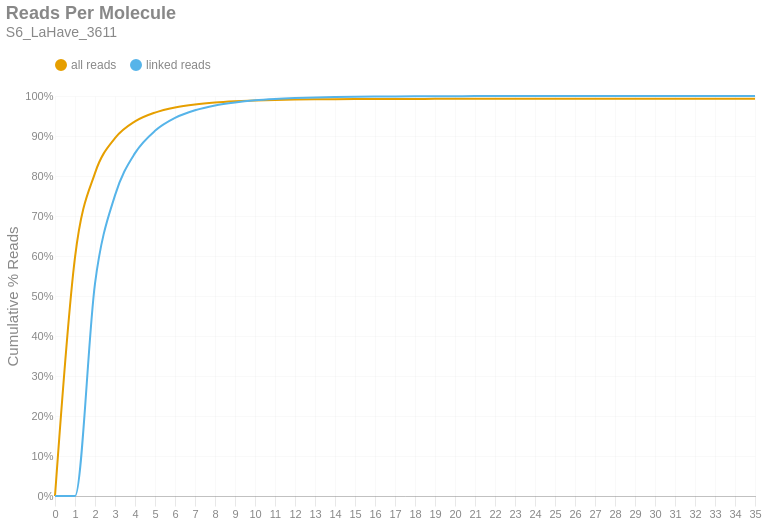

Source (notebook cell):
### Markdown cell above
### Reads per Molecule
This chart shows the cumulative distribution of the number of reads per linked molecule. That is, how many alignments are associated with a unique molecule. This excludes the number of reads associated with invalid or absent linked-read barcodes. The `linked` histogram is the percentages recalculated when disregarding singletons.

### Code cell
if SKIPLR:
    print_html(f"Skipped")
else:
    counts = np.bincount(valids['reads'].cast(pl.Int64).to_numpy())
    weighted = counts * np.arange(len(counts))
    all_perc = weighted / n_reads
    linked_perc = weighted / n_linked_reads
    linked_perc[1] = 0
    binned_df = pl.DataFrame({
        'readsper': list(range(len(counts))),
        'all reads (cumsum)': np.cumsum(all_perc).tolist(),
        'linked reads (cumsum)': np.cumsum(linked_perc).tolist(),
    })

    with SafeRender(binned_df):
        (
            density_plot(binned_df, 'Reads Per Molecule', samplename, 'readspmol')
            .encode(
                x=alt.X('readsper:O', title=None).axis(labelAngle=0).scale(padding=0),
                y=alt.Y('value:Q', title='Cumulative % Reads').axis(format='%').stack(False),
                color=alt.Color("key:N").scale(domain=["all reads", "linked reads"]),
                tooltip=[
                    alt.Tooltip("key:N", title="Data Type"),
                    alt.Tooltip("readsper:O", title="Reads Per Molecule"),
                    alt.Tooltip("value:Q", format=".2%", title="% Reads (Cum.)")
                ]            
            )
        ).display()

### Figure 1 — Vega-Lite specification as saved in the notebook (floating-point values rounded to 4 significant figures)
{"width": "container", "height": 400, "config": {"title": {"anchor": "start", "dy": -15, "fontSize": 18, "color": "#888888", "subtitleColor": "#888888", "subtitleFontSize": 14}, "arc": {"fill": "#0072B2"}, "axis": {"domainColor": "#888888", "domainWidth": 0.5, "gridWidth": 0.2, "grid": false, "titleFontWeight": 400, "titleFontSize": 15, "labelFontSize": 11, "labelColor": "#888888", "tickColor": "#888888", "tickWidth": 0.2, "titleColor": "#888888"}, "axisBand": {"grid": false}, "axisX": {"grid": true, "tickSize": 10, "domainCap": "round"}, "axisY": {"domain": false, "grid": true, "tickSize": 0, "domainCap": "round"}, "background": "transparent", "header": {"labelFontSize": 15, "labelColor": "#888888", "titleFontSize": 15, "titleFontWeight": 600, "titleColor": "#888888"}, "legend": {"labelFont": "sans-serif", "labelFontSize": 12, "labelColor": "#888888", "symbolSize": 100, "symbolType": "circle", "titleFontSize": 12, "titlePadding": 10, "titleColor": "#888888", "title": null, "orient": "top"}, "range": {"category": ["#E69F00", "#56B4E9", "#009E73", "#F0E442", "#0072B2", "#D55E00", "#CC79A7", "#000000"], "diverging": ["#cfe8f3", "#a2d4ec", "#73bfe2", "#46abdb", "#1696d2", "#12719e"]}, "area": {"fill": "#0072B2", "fillOpacity": 0.7, "line": true, "strokeOpacity": 0.7}, "line": {"color": "#0072B2", "stroke": "#0072B2", "strokeWidth": 2}, "trail": {"color": "#0072B2", "stroke": "#0072B2", "strokeWidth": 0, "size": 1}, "point": {"filled": true, "fillOpacity": 1.0, "size": 95}, "text": {"color": "#888888", "fontSize": 11, "align": "right", "fontWeight": 400, "size": 11}, "bar": {"fill": "#0072B2", "stroke": null}, "view": {"stroke": null, "continuousWidth": 660, "continuousHeight": 400}}, "data": {"name": "data-8282bfe5cb88b43864b68052f5a3e1ab"}, "mark": {"type": "line", "interpolate": "monotone", "point": {"opacity": 0, "size": 275}}, "encoding": {"color": {"field": "key", "scale": {"domain": ["all reads", "linked reads"]}, "type": "nominal"}, "tooltip": [{"field": "key", "title": "Data Type", "type": "nominal"}, {"field": "readsper", "title": "Reads Per Molecule", "type": "ordinal"}, {"field": "value", "format": ".2%", "title": "% Reads (Cum.)", "type": "quantitative"}], "x": {"axis": {"labelAngle": 0}, "field": "readsper", "scale": {"padding": 0}, "title": null, "type": "ordinal"}, "y": {"axis": {"format": "%"}, "field": "value", "stack": false, "title": "Cumulative % Reads", "type": "quantitative"}}, "params": [{"name": "param_c36ac31b6afebe62", "select": {"type": "point", "fields": ["key"]}, "bind": "legend"}], "title": {"text": "Reads Per Molecule", "subtitle": "S6_LaHave_3611"}, "transform": [{"fold": ["all reads (cumsum)", "linked reads (cumsum)"]}, {"calculate": "replace(datum.key, ' (cumsum)', '')", "as": "key"}, {"filter": {"param": "param_c36ac31b6afebe62"}}], "usermeta": {"embedOptions": {"downloadFileName": "S6_LaHave_3611.readspmol"}}, "$schema": "https://vega.github.io/schema/vega-lite/v6.1.0.json", "datasets": {"data-8282bfe5cb88b43864b68052f5a3e1ab": [{"readsper": 0, "all reads (cumsum)": 0.0, "linked reads (cumsum)": 0.0}, {"readsper": 1, "all reads (cumsum)": 0.5969, "linked reads (cumsum)": 0.0}, {"readsper": 2, "all reads (cumsum)": 0.8073, "linked reads (cumsum)": 0.5312}, {"readsper": 3, "all reads (cumsum)": 0.8946, "linked reads (cumsum)": 0.7517}, {"readsper": 4, "all reads (cumsum)": 0.9364, "linked reads (cumsum)": 0.8572}, {"readsper": 5, "all reads (cumsum)": 0.9585, "linked reads (cumsum)": 0.913}, {"readsper": 6, "all reads (cumsum)": 0.9713, "linked reads (cumsum)": 0.9451}, {"readsper": 7, "all reads (cumsum)": 0.9789, "linked reads (cumsum)": 0.9643}, {"readsper": 8, "all reads (cumsum)": 0.9837, "linked reads (cumsum)": 0.9764}, {"readsper": 9, "all reads (cumsum)": 0.9867, "linked reads (cumsum)": 0.9839}, {"readsper": 10, "all reads (cumsum)": 0.9888, "linked reads (cumsum)": 0.9892}, {"readsper": 11, "all reads (cumsum)": 0.9901, "linked reads (cumsum)": 0.9926}, {"readsper": 12, "all reads (cumsum)": 0.991, "linked reads (cumsum)": 0.9948}, {"readsper": 13, "all reads (cumsum)": 0.9916, "linked reads (cumsum)": 0.9964}, {"readsper": 14, "all reads (cumsum)": 0.992, "linked reads (cumsum)": 0.9975}, {"readsper": 15, "all reads (cumsum)": 0.9923, "linked reads (cumsum)": 0.9982}, {"readsper": 16, "all reads (cumsum)": 0.9925, "linked reads (cumsum)": 0.9986}, {"readsper": 17, "all reads (cumsum)": 0.9926, "linked reads (cumsum)": 0.999}, {"readsper": 18, "all reads (cumsum)": 0.9927, "linked reads (cumsum)": 0.9993}, {"readsper": 19, "all reads (cumsum)": 0.9928, "linked reads (cumsum)": 0.9995}, {"readsper": 20, "all reads (cumsum)": 0.9929, "linked reads (cumsum)": 0.9996}, {"readsper": 21, "all reads (cumsum)": 0.9929, "linked reads (cumsum)": 0.9997}, {"readsper": 22, "all reads (cumsum)": 0.9929, "linked reads (cumsum)": 0.9998}, {"readsper": 23, "all reads (cumsum)": 0.993, "linked reads (cumsum)": 0.9999}, {"readsper": 24, "all reads (cumsum)": 0.993, "linked reads (cumsum)": 0.9999}, {"readsper": 25, "all reads (cumsum)": 0.993, "linked reads (cumsum)": 0.9999}, {"readsper": 26, "all reads (cumsum)": 0.993, "linked reads (cumsum)": 1.0}, {"readsper": 27, "all reads (cumsum)": 0.993, "linked reads (cumsum)": 1.0}, {"readsper": 28, "all reads (cumsum)": 0.993, "linked reads (cumsum)": 1.0}, {"readsper": 29, "all reads (cumsum)": 0.993, "linked reads (cumsum)": 1.0}, {"readsper": 30, "all reads (cumsum)": 0.993, "linked reads (cumsum)": 1.0}, {"readsper": 31, "all reads (cumsum)": 0.993, "linked reads (cumsum)": 1.0}, {"readsper": 32, "all reads (cumsum)": 0.993, "linked reads (cumsum)": 1.0}, {"readsper": 33, "all reads (cumsum)": 0.993, "linked reads (cumsum)": 1.0}, {"readsper": 34, "all reads (cumsum)": 0.993, "linked reads (cumsum)": 1.0}, {"readsper": 35, "all reads (cumsum)": 0.993, "linked reads (cumsum)": 1.0}]}}
